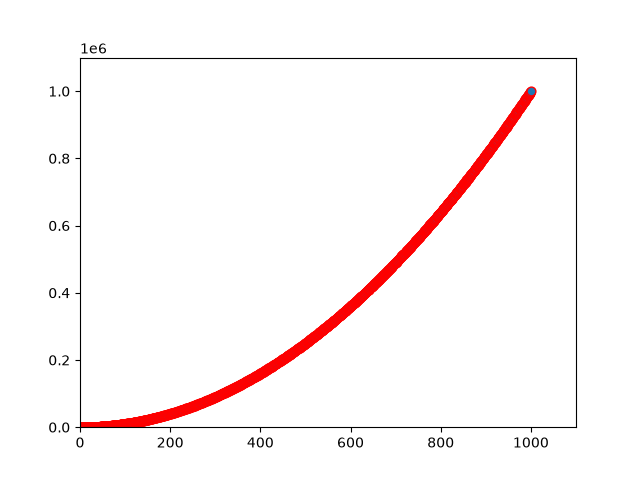

Generate this figure with Python:
import matplotlib.pyplot as plt

x_values = list(range(1, 1001))
y_values = [x**2 for x in x_values]

plt.scatter(x_values, y_values, edgecolor='red', s=40)

plt.axis([0, 1100, 0, 1100000])

plt.savefig("test2.png")
print("Test plot saved successfully!")
